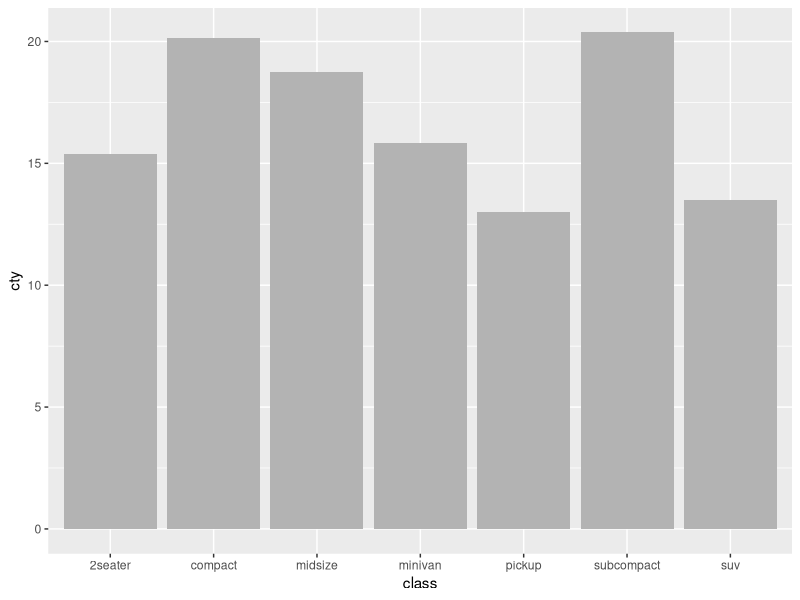
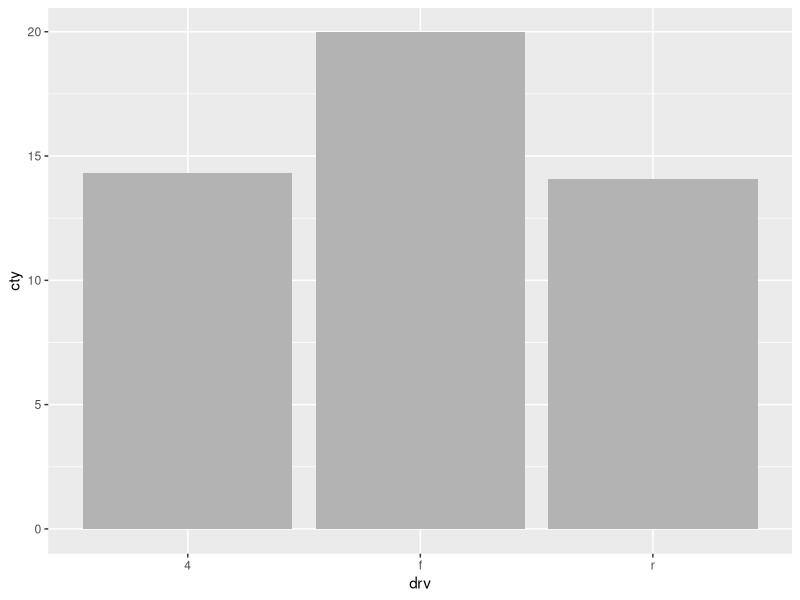

Write R code to recreate these figures, in order.
### Example of extending ggplot2
## Following along with
if(F){
  browseURL("https://cran.r-project.org/web/packages/ggplot2/vignettes/extending-ggplot2.html")
  browseURL("https://ggplot2-book.org/programming.html")
  browseURL("https://ggplot2-book.org/spring1.html")
}

require("ggplot2")

## 1) make a CammelCase stat
## 2) make a geom wrapper
## ==---==
## remember: only the mapping aes() uses NSE, will more likely want to use
## aes_(substitute(arg)).
## may also need some sorts of %*% opperators.

geom_mean <- function() {
  list(
    stat_summary(fun = "mean", geom = "bar", fill = "grey70"),
    stat_summary(fun.data = "mean_cl_normal", geom = "errorbar", width = 0.4)
  )
}
ggplot(mpg, aes(class, cty)) + geom_mean()
ggplot(mpg, aes(drv, cty)) + geom_mean()
